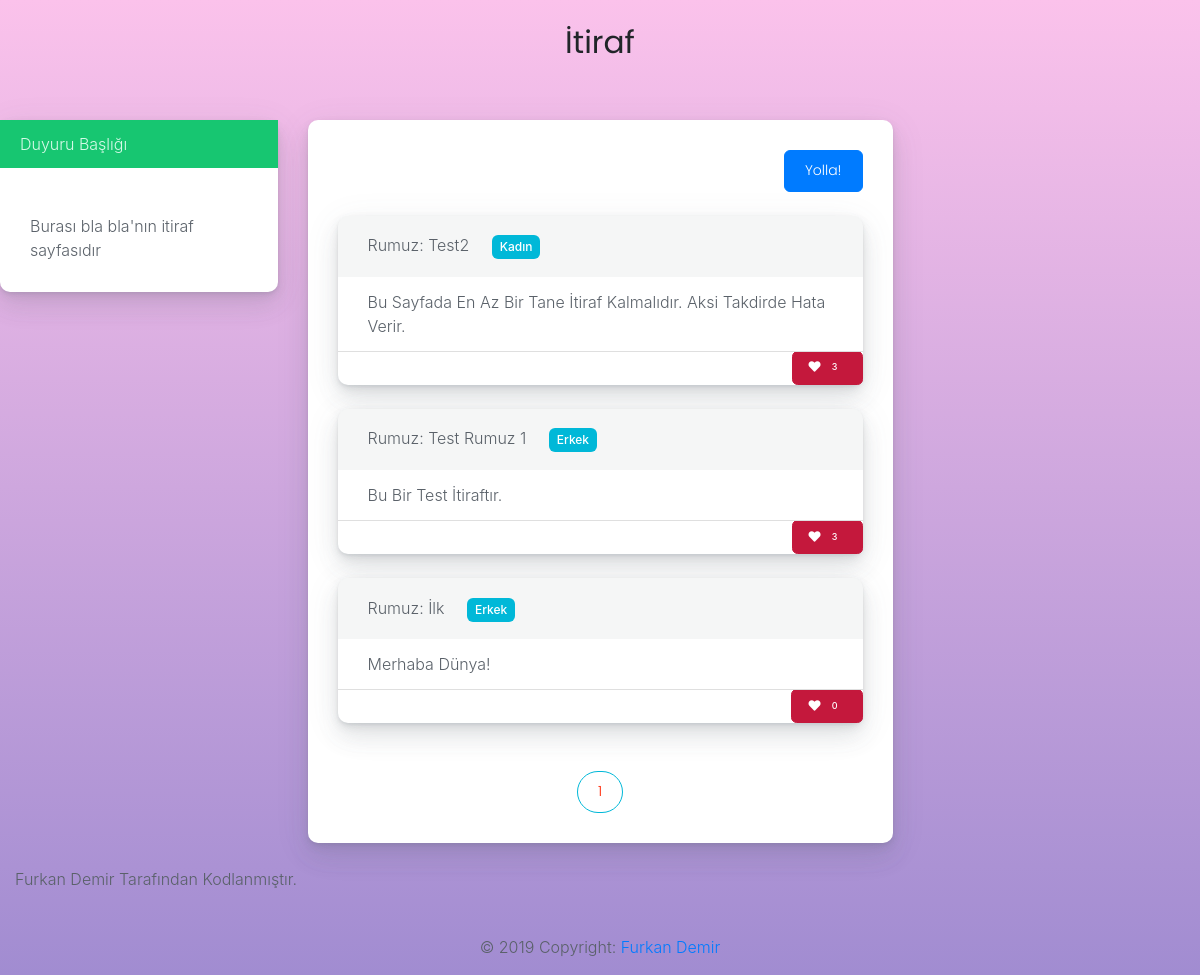
The page / on the database its author committed.
### tables this page shows
CREATE TABLE `rapor` (
  `itiraf_id` int(11) NOT NULL,
  `itiraf_onay` varchar(255) NOT NULL,
  `itiraf_cinsiyet` varchar(255) NOT NULL,
  `itiraf_rumuz` varchar(255) NOT NULL,
  `itiraf_text` text NOT NULL,
  `itiraf_like` varchar(255) NOT NULL
);

### index.php (the view, shortened to what this page needs)
<?php
	include 'ayar.php';
	include 'lang/tr.php';
	$Sayfa   = @ceil($_GET['sayfa']);
if ($Sayfa < 1) { $Sayfa = 1;}
$Say   = $db->query("select * from rapor WHERE itiraf_onay = 1 order by itiraf_id DESC");
$ToplamVeri   = $Say->rowCount();
$Limit	= 5;
$Sayfa_Sayisi	= ceil($ToplamVeri/$Limit);
$Goster   = $Sayfa * $Limit - $Limit;
$GorunenSayfa   = 5;
$Makale	= $db->query("select * from rapor WHERE itiraf_onay = 1 order by itiraf_id DESC limit $Goster,$Limit");
$MakaleAl = $Makale->fetchAll(PDO::FETCH_ASSOC);
		?>
<!DOCTYPE html>
<html>
<head>
  <link rel="stylesheet" href="bg.css">
<link rel="stylesheet" href="https://use.fontawesome.com/releases/v5.7.2/css/all.css">
      <link rel="stylesheet" href="https://maxcdn.bootstrapcdn.com/bootstrap/4.0.0/css/bootstrap.min.css">
    <link rel="stylesheet" href="css/shards.min.css">
</head>
<body>
	<br>
	<div align="center"><h3> <?php echo $center_title; ?> </h3></div>
	<div class="row">
			<div class="col-lg-3 col-xs-1">
												<br> <br>
				<div class="card">
				<?php
			echo $notice; ?>
					<div class="card-body">
				<?php
			echo $notice_body; ?>
					</div>
				</div>
			</div>
		<div class="col-lg-6 col-xs-10">
		<br>
		<br>
		<div class="card">
  <div class="card-body">
  <div align="right"><button type="button" class="btn btn-primary" data-toggle="modal" data-target="#exampleModal">
 <?php echo $sendx;?>
</button></div>
		<br>
		<?php foreach($MakaleAl as $MakaleCek){
		$itiraf_rumuz = $MakaleCek["itiraf_rumuz"];
		$itiraf_text = $MakaleCek["itiraf_text"];
		$itiraf_id = $MakaleCek["itiraf_id"];
		$itiraf_like = $MakaleCek["itiraf_like"];
		$cinsiyetsec = $MakaleCek["itiraf_cinsiyet"];
echo'
<div class="card">
  <div class="card-header">
    '.$nick.': '.$itiraf_rumuz.' &nbsp; &nbsp; <span class="badge badge-info">'.$cinsiyetsec.'</span>
  </div>
  <ul class="list-group list-group-flush">
    <li class="list-group-item">'.$itiraf_text.'</li>
<form action="like.php" method="POST"><a href="like.php?layk='.$itiraf_id.'"><button class="btn btn-danger btn-sm" type="button" style="float: right">
  <em class="fa fa-heart"></em> <span class="badge">'.$itiraf_like.'</span>
</button></a></form>
  </ul>
</div>
<br>
	';
    } ?>
		<br><div align="center">
   <?php
    for($i = $Sayfa - $GorunenSayfa; $i < $Sayfa + $GorunenSayfa +1; $i++){
      if($i > 0 and $i <= $Sayfa_Sayisi){
         if($i == $Sayfa){
            echo '<button type="button" class="btn btn-outline-info btn-pill"><span class="say_aktif"><font color="#ff2400">'.$i.'</font></span></button>';
         }else{
            echo '<a class="say_a" href="index.php?sayfa='.$i.'"><button type="button" class="btn btn-outline-info btn-pill"><font color="#0080ff">'.$i.'</font></button></a>';
         }
      }
   }
   ?>
		</div>
		</div>
	</div>
		</div>
	</div>
	<footer class="page-footer font-small blue pt-4">
    <div class="container-fluid text-center text-md-left">
      <div class="row">
        <div class="col-md-6 mt-md-0 mt-3">
          <p>Furkan Demir Tarafından Kodlanmıştır.</p>
        </div>
      </div>
    </div>
    <div class="footer-copyright text-center py-3">© 2019 Copyright:
      <a href="https://instagram.com/fxdemir"> Furkan Demir</a>
    </div>
  </footer>

### lang/tr.php (shortened to what this page needs)
<?php
$center_title = "İtiraf";
$nick = "Rumuz";
$sendx= "Yolla!";
$notice= "
<div class='alert alert-success' role='alert'>
  Duyuru Başlığı
</div>";
$notice_body = "Burası bla bla'nın itiraf sayfasıdır <br>";
?>

### index.php (style rules this page uses)
body { background-image: linear-gradient(to top, #a18cd1 0%, #fbc2eb 100%); }

### rows shown on the page
rapor: itiraf_rumuz "Test2", itiraf_cinsiyet "Kadın", itiraf_text "Bu Sayfada En Az Bir Tane İtiraf Kalmalıdır. Aksi Takdirde Hata Verir.", itiraf_like "3"
rapor: itiraf_rumuz "Test Rumuz 1", itiraf_cinsiyet "Erkek", itiraf_text "Bu Bir Test İtiraftır.", itiraf_like "3"
rapor: itiraf_rumuz "İlk", itiraf_cinsiyet "Erkek", itiraf_text "Merhaba Dünya!", itiraf_like "0"

### other values the page prints
$center_title "İtiraf"
$sendx "Yolla!"
